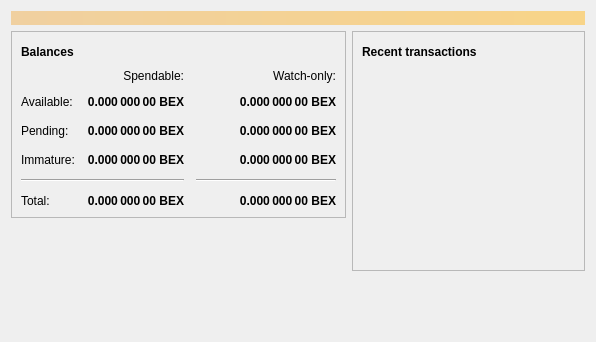
<?xml version="1.0" encoding="UTF-8"?>
<ui version="4.0">
 <class>OverviewPage</class>
 <widget class="QWidget" name="OverviewPage">
  <property name="geometry">
   <rect>
    <x>0</x>
    <y>0</y>
    <width>596</width>
    <height>342</height>
   </rect>
  </property>
  <property name="windowTitle">
   <string>Form</string>
  </property>
  <layout class="QVBoxLayout" name="topLayout">
   <item>
    <widget class="QLabel" name="labelAlerts">
     <property name="visible">
      <bool>false</bool>
     </property>
     <property name="styleSheet">
      <string notr="true">QLabel { background-color: qlineargradient(x1: 0, y1: 0, x2: 1, y2: 0, stop:0 #F0D0A0, stop:1 #F8D488); color:#000000; }</string>
     </property>
     <property name="wordWrap">
      <bool>true</bool>
     </property>
     <property name="margin">
      <number>3</number>
     </property>
     <property name="textInteractionFlags">
      <set>Qt::TextSelectableByMouse</set>
     </property>
    </widget>
   </item>
   <item>
    <layout class="QHBoxLayout" name="horizontalLayout" stretch="1,1">
     <item>
      <layout class="QVBoxLayout" name="verticalLayout_2">
       <item>
        <widget class="QFrame" name="frame">
         <property name="frameShape">
          <enum>QFrame::StyledPanel</enum>
         </property>
         <property name="frameShadow">
          <enum>QFrame::Raised</enum>
         </property>
         <layout class="QVBoxLayout" name="verticalLayout_4">
          <item>
           <layout class="QHBoxLayout" name="horizontalLayout_4">
            <item>
             <widget class="QLabel" name="label_5">
              <property name="font">
               <font>
                <weight>75</weight>
                <bold>true</bold>
               </font>
              </property>
              <property name="text">
               <string>Balances</string>
              </property>
             </widget>
            </item>
            <item>
             <widget class="QPushButton" name="labelWalletStatus">
              <property name="enabled">
               <bool>true</bool>
              </property>
              <property name="maximumSize">
               <size>
                <width>30</width>
                <height>16777215</height>
               </size>
              </property>
              <property name="toolTip">
               <string>The displayed information may be out of date. Your wallet automatically synchronizes with the Bandexcoin network after a connection is established, but this process has not completed yet.</string>
              </property>
              <property name="text">
               <string/>
              </property>
              <property name="icon">
               <iconset resource="../bitcoin.qrc">
                <normaloff>:/icons/warning</normaloff>
                <disabledoff>:/icons/warning</disabledoff>:/icons/warning</iconset>
              </property>
              <property name="iconSize">
               <size>
                <width>24</width>
                <height>24</height>
               </size>
              </property>
              <property name="flat">
               <bool>true</bool>
              </property>
             </widget>
            </item>
            <item>
             <spacer name="horizontalSpacer_3">
              <property name="orientation">
               <enum>Qt::Horizontal</enum>
              </property>
              <property name="sizeHint" stdset="0">
               <size>
                <width>40</width>
                <height>20</height>
               </size>
              </property>
             </spacer>
            </item>
           </layout>
          </item>
          <item>
           <layout class="QGridLayout" name="gridLayout">
            <property name="spacing">
             <number>12</number>
            </property>
            <item row="2" column="2">
             <widget class="QLabel" name="labelWatchPending">
              <property name="font">
               <font>
                <weight>75</weight>
                <bold>true</bold>
               </font>
              </property>
              <property name="cursor">
               <cursorShape>IBeamCursor</cursorShape>
              </property>
              <property name="toolTip">
               <string>Unconfirmed transactions to watch-only addresses</string>
              </property>
              <property name="text">
               <string notr="true">0.000 000 00 BEX</string>
              </property>
              <property name="alignment">
               <set>Qt::AlignRight|Qt::AlignTrailing|Qt::AlignVCenter</set>
              </property>
              <property name="textInteractionFlags">
               <set>Qt::LinksAccessibleByMouse|Qt::TextSelectableByKeyboard|Qt::TextSelectableByMouse</set>
              </property>
             </widget>
            </item>
            <item row="2" column="1">
             <widget class="QLabel" name="labelUnconfirmed">
              <property name="font">
               <font>
                <weight>75</weight>
                <bold>true</bold>
               </font>
              </property>
              <property name="cursor">
               <cursorShape>IBeamCursor</cursorShape>
              </property>
              <property name="toolTip">
               <string>Total of transactions that have yet to be confirmed, and do not yet count toward the spendable balance</string>
              </property>
              <property name="text">
               <string notr="true">0.000 000 00 BEX</string>
              </property>
              <property name="alignment">
               <set>Qt::AlignRight|Qt::AlignTrailing|Qt::AlignVCenter</set>
              </property>
              <property name="textInteractionFlags">
               <set>Qt::LinksAccessibleByMouse|Qt::TextSelectableByKeyboard|Qt::TextSelectableByMouse</set>
              </property>
             </widget>
            </item>
            <item row="3" column="2">
             <widget class="QLabel" name="labelWatchImmature">
              <property name="font">
               <font>
                <weight>75</weight>
                <bold>true</bold>
               </font>
              </property>
              <property name="cursor">
               <cursorShape>IBeamCursor</cursorShape>
              </property>
              <property name="toolTip">
               <string>Mined balance in watch-only addresses that has not yet matured</string>
              </property>
              <property name="text">
               <string notr="true">0.000 000 00 BEX</string>
              </property>
              <property name="alignment">
               <set>Qt::AlignRight|Qt::AlignTrailing|Qt::AlignVCenter</set>
              </property>
              <property name="textInteractionFlags">
               <set>Qt::LinksAccessibleByMouse|Qt::TextSelectableByKeyboard|Qt::TextSelectableByMouse</set>
              </property>
             </widget>
            </item>
            <item row="4" column="0" colspan="2">
             <widget class="Line" name="line">
              <property name="orientation">
               <enum>Qt::Horizontal</enum>
              </property>
             </widget>
            </item>
            <item row="4" column="2">
             <widget class="Line" name="lineWatchBalance">
              <property name="sizePolicy">
               <sizepolicy hsizetype="Preferred" vsizetype="Fixed">
                <horstretch>0</horstretch>
                <verstretch>0</verstretch>
               </sizepolicy>
              </property>
              <property name="minimumSize">
               <size>
                <width>140</width>
                <height>0</height>
               </size>
              </property>
              <property name="orientation">
               <enum>Qt::Horizontal</enum>
              </property>
             </widget>
            </item>
            <item row="5" column="0">
             <widget class="QLabel" name="labelTotalText">
              <property name="text">
               <string>Total:</string>
              </property>
             </widget>
            </item>
            <item row="3" column="1">
             <widget class="QLabel" name="labelImmature">
              <property name="font">
               <font>
                <weight>75</weight>
                <bold>true</bold>
               </font>
              </property>
              <property name="cursor">
               <cursorShape>IBeamCursor</cursorShape>
              </property>
              <property name="toolTip">
               <string>Mined balance that has not yet matured</string>
              </property>
              <property name="text">
               <string notr="true">0.000 000 00 BEX</string>
              </property>
              <property name="alignment">
               <set>Qt::AlignRight|Qt::AlignTrailing|Qt::AlignVCenter</set>
              </property>
              <property name="textInteractionFlags">
               <set>Qt::LinksAccessibleByMouse|Qt::TextSelectableByKeyboard|Qt::TextSelectableByMouse</set>
              </property>
             </widget>
            </item>
            <item row="2" column="3">
             <spacer name="horizontalSpacer_2">
              <property name="orientation">
               <enum>Qt::Horizontal</enum>
              </property>
              <property name="sizeHint" stdset="0">
               <size>
                <width>40</width>
                <height>20</height>
               </size>
              </property>
             </spacer>
            </item>
            <item row="3" column="0">
             <widget class="QLabel" name="labelImmatureText">
              <property name="text">
               <string>Immature:</string>
              </property>
             </widget>
            </item>
            <item row="5" column="1">
             <widget class="QLabel" name="labelTotal">
              <property name="font">
               <font>
                <weight>75</weight>
                <bold>true</bold>
               </font>
              </property>
              <property name="cursor">
               <cursorShape>IBeamCursor</cursorShape>
              </property>
              <property name="toolTip">
               <string>Your current total balance</string>
              </property>
              <property name="text">
               <string notr="true">0.000 000 00 BEX</string>
              </property>
              <property name="alignment">
               <set>Qt::AlignRight|Qt::AlignTrailing|Qt::AlignVCenter</set>
              </property>
              <property name="textInteractionFlags">
               <set>Qt::LinksAccessibleByMouse|Qt::TextSelectableByKeyboard|Qt::TextSelectableByMouse</set>
              </property>
             </widget>
            </item>
            <item row="5" column="2">
             <widget class="QLabel" name="labelWatchTotal">
              <property name="font">
               <font>
                <weight>75</weight>
                <bold>true</bold>
               </font>
              </property>
              <property name="cursor">
               <cursorShape>IBeamCursor</cursorShape>
              </property>
              <property name="toolTip">
               <string>Current total balance in watch-only addresses</string>
              </property>
              <property name="text">
               <string notr="true">0.000 000 00 BEX</string>
              </property>
              <property name="alignment">
               <set>Qt::AlignRight|Qt::AlignTrailing|Qt::AlignVCenter</set>
              </property>
              <property name="textInteractionFlags">
               <set>Qt::LinksAccessibleByMouse|Qt::TextSelectableByKeyboard|Qt::TextSelectableByMouse</set>
              </property>
             </widget>
            </item>
            <item row="0" column="2">
             <widget class="QLabel" name="labelWatchonly">
              <property name="text">
               <string>Watch-only:</string>
              </property>
              <property name="alignment">
               <set>Qt::AlignRight|Qt::AlignTrailing|Qt::AlignVCenter</set>
              </property>
             </widget>
            </item>
            <item row="1" column="0">
             <widget class="QLabel" name="labelBalanceText">
              <property name="text">
               <string>Available:</string>
              </property>
             </widget>
            </item>
            <item row="1" column="1">
             <widget class="QLabel" name="labelBalance">
              <property name="font">
               <font>
                <weight>75</weight>
                <bold>true</bold>
               </font>
              </property>
              <property name="cursor">
               <cursorShape>IBeamCursor</cursorShape>
              </property>
              <property name="toolTip">
               <string>Your current spendable balance</string>
              </property>
              <property name="text">
               <string notr="true">0.000 000 00 BEX</string>
              </property>
              <property name="alignment">
               <set>Qt::AlignRight|Qt::AlignTrailing|Qt::AlignVCenter</set>
              </property>
              <property name="textInteractionFlags">
               <set>Qt::LinksAccessibleByMouse|Qt::TextSelectableByKeyboard|Qt::TextSelectableByMouse</set>
              </property>
             </widget>
            </item>
            <item row="1" column="2">
             <widget class="QLabel" name="labelWatchAvailable">
              <property name="font">
               <font>
                <weight>75</weight>
                <bold>true</bold>
               </font>
              </property>
              <property name="cursor">
               <cursorShape>IBeamCursor</cursorShape>
              </property>
              <property name="toolTip">
               <string>Your current balance in watch-only addresses</string>
              </property>
              <property name="text">
               <string notr="true">0.000 000 00 BEX</string>
              </property>
              <property name="alignment">
               <set>Qt::AlignRight|Qt::AlignTrailing|Qt::AlignVCenter</set>
              </property>
              <property name="textInteractionFlags">
               <set>Qt::LinksAccessibleByMouse|Qt::TextSelectableByKeyboard|Qt::TextSelectableByMouse</set>
              </property>
             </widget>
            </item>
            <item row="2" column="0">
             <widget class="QLabel" name="labelPendingText">
              <property name="text">
               <string>Pending:</string>
              </property>
             </widget>
            </item>
            <item row="0" column="1">
             <widget class="QLabel" name="labelSpendable">
              <property name="text">
               <string>Spendable:</string>
              </property>
              <property name="alignment">
               <set>Qt::AlignRight|Qt::AlignTrailing|Qt::AlignVCenter</set>
              </property>
             </widget>
            </item>
           </layout>
          </item>
         </layout>
        </widget>
       </item>
       <item>
        <spacer name="verticalSpacer">
         <property name="orientation">
          <enum>Qt::Vertical</enum>
         </property>
         <property name="sizeHint" stdset="0">
          <size>
           <width>20</width>
           <height>40</height>
          </size>
         </property>
        </spacer>
       </item>
      </layout>
     </item>
     <item>
      <layout class="QVBoxLayout" name="verticalLayout_3">
       <item>
        <widget class="QFrame" name="frame_2">
         <property name="frameShape">
          <enum>QFrame::StyledPanel</enum>
         </property>
         <property name="frameShadow">
          <enum>QFrame::Raised</enum>
         </property>
         <layout class="QVBoxLayout" name="verticalLayout">
          <item>
           <layout class="QHBoxLayout" name="horizontalLayout_2">
            <item>
             <widget class="QLabel" name="label_4">
              <property name="font">
               <font>
                <weight>75</weight>
                <bold>true</bold>
               </font>
              </property>
              <property name="text">
               <string>Recent transactions</string>
              </property>
             </widget>
            </item>
            <item>
             <widget class="QPushButton" name="labelTransactionsStatus">
              <property name="enabled">
               <bool>true</bool>
              </property>
              <property name="maximumSize">
               <size>
                <width>30</width>
                <height>16777215</height>
               </size>
              </property>
              <property name="toolTip">
               <string>The displayed information may be out of date. Your wallet automatically synchronizes with the Bandexcoin network after a connection is established, but this process has not completed yet.</string>
              </property>
              <property name="text">
               <string/>
              </property>
              <property name="icon">
               <iconset resource="../bitcoin.qrc">
                <normaloff>:/icons/warning</normaloff>
                <disabledoff>:/icons/warning</disabledoff>:/icons/warning</iconset>
              </property>
              <property name="iconSize">
               <size>
                <width>24</width>
                <height>24</height>
               </size>
              </property>
              <property name="flat">
               <bool>true</bool>
              </property>
             </widget>
            </item>
            <item>
             <spacer name="horizontalSpacer">
              <property name="orientation">
               <enum>Qt::Horizontal</enum>
              </property>
              <property name="sizeHint" stdset="0">
               <size>
                <width>40</width>
                <height>20</height>
               </size>
              </property>
             </spacer>
            </item>
           </layout>
          </item>
          <item>
           <widget class="QListView" name="listTransactions">
            <property name="styleSheet">
             <string notr="true">QListView { background: transparent; }</string>
            </property>
            <property name="frameShape">
             <enum>QFrame::NoFrame</enum>
            </property>
            <property name="verticalScrollBarPolicy">
             <enum>Qt::ScrollBarAlwaysOff</enum>
            </property>
            <property name="horizontalScrollBarPolicy">
             <enum>Qt::ScrollBarAlwaysOff</enum>
            </property>
            <property name="selectionMode">
             <enum>QAbstractItemView::NoSelection</enum>
            </property>
           </widget>
          </item>
         </layout>
        </widget>
       </item>
       <item>
        <spacer name="verticalSpacer_2">
         <property name="orientation">
          <enum>Qt::Vertical</enum>
         </property>
         <property name="sizeHint" stdset="0">
          <size>
           <width>20</width>
           <height>40</height>
          </size>
         </property>
        </spacer>
       </item>
      </layout>
     </item>
    </layout>
   </item>
  </layout>
 </widget>
 <resources/>
 <connections/>
</ui>
